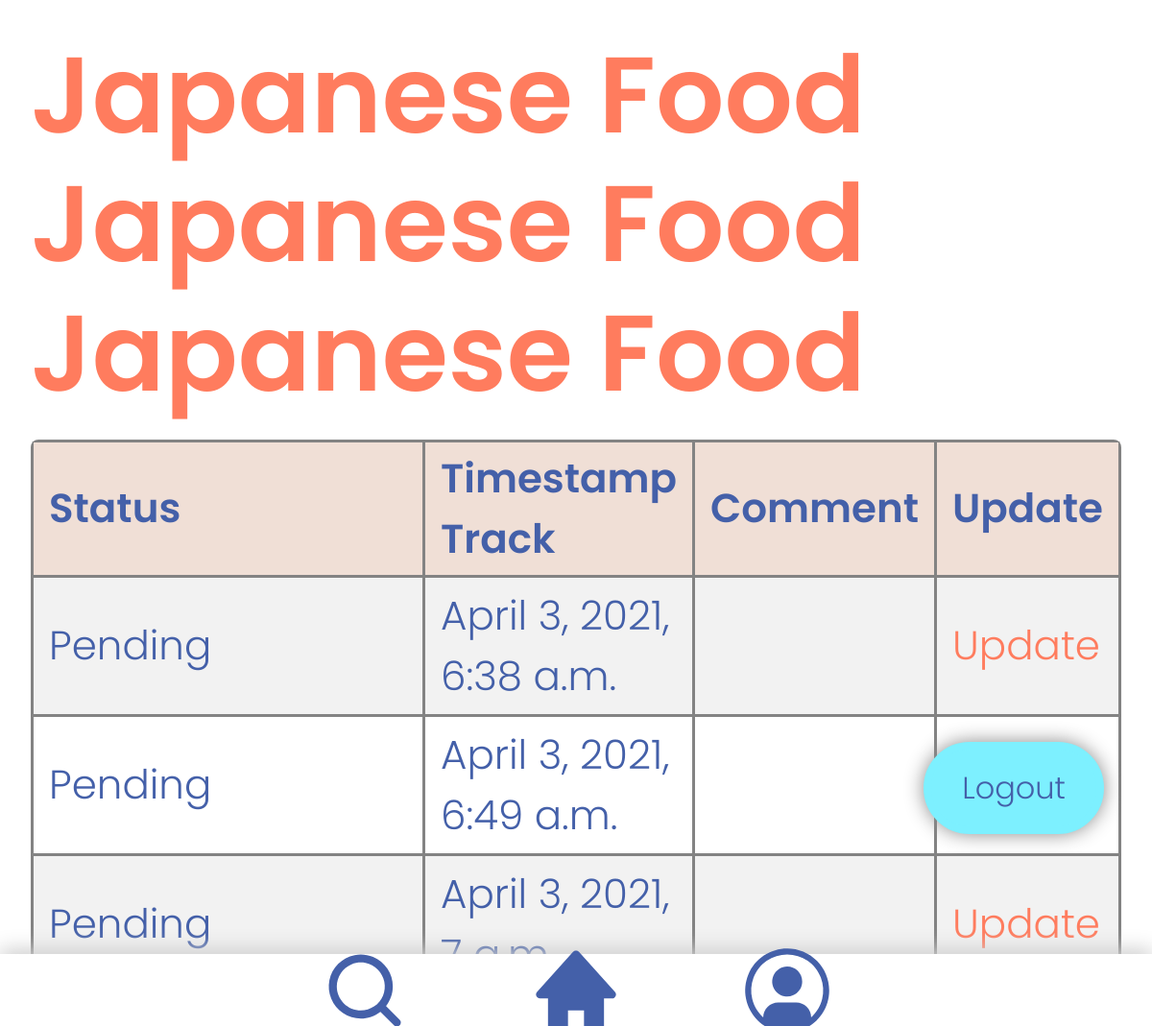
/tenant_only/ (signed in), run on an earlier commit of the app's database.
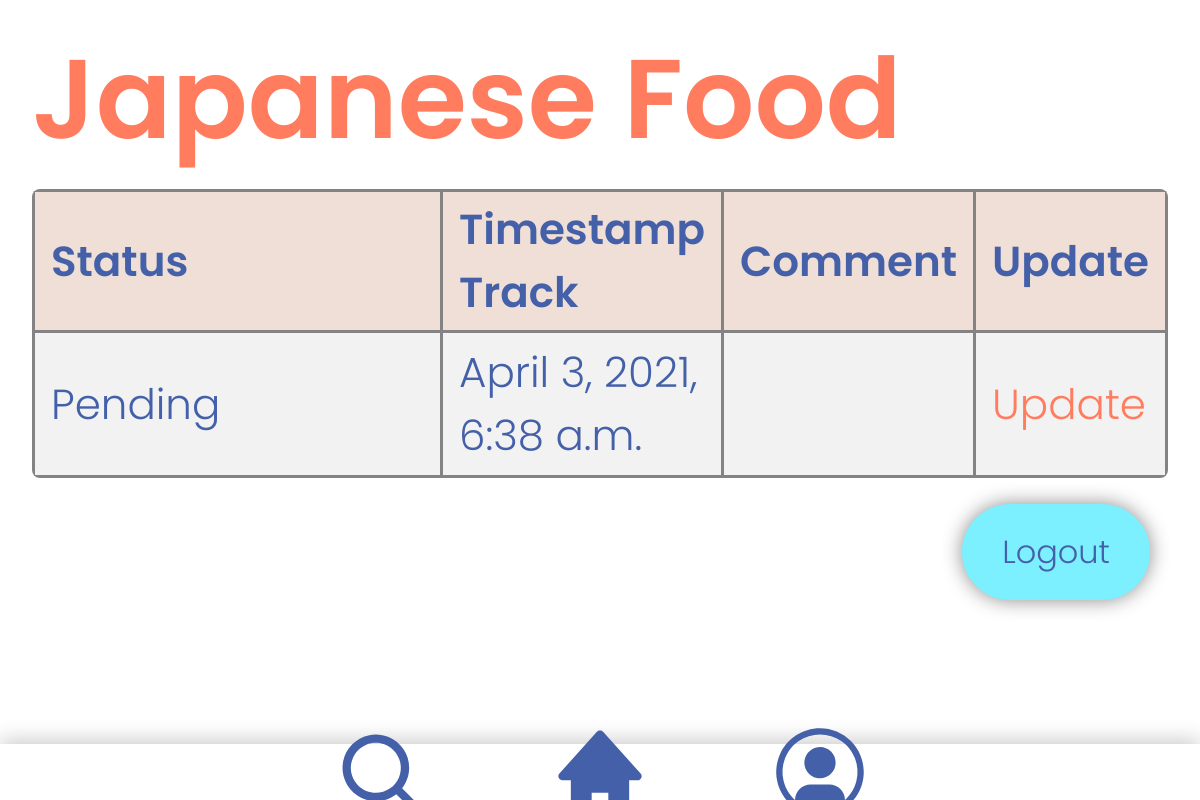
And on a later commit of the database.
### accounts/models.py (models this page shows, shortened)
class Audit(models.Model):
    STATUS = (
        ('Pending', 'Pending'),
        ('Pass', 'Pass'),
        ('Fail', 'Fail'),
    )
    date_audited = models.DateTimeField(auto_now_add=True)
    status = models.CharField(max_length=50, choices=STATUS)
    tenant = models.ForeignKey(Tenant, null=True, on_delete=models.SET_NULL)
    staff = models.ForeignKey(Staff, null=True, on_delete=models.SET_NULL)
    comment = models.TextField(blank=True)

class Tenant(models.Model):
    STATUS = (
        ('Pending', 'Pending'),
        ('Pass', 'Pass'),
        ('Fail', 'Fail'),
    )
    name = models.CharField(max_length=100)
    status = models.CharField(max_length=50, choices=STATUS, blank=True)
    category = models.CharField(max_length=100)
    date_created = models.DateTimeField(auto_now_add=True)
    description = models.CharField(max_length=100, blank=True)
    actual_img = models.ImageField(upload_to ='images/')

### accounts/views.py (the view)
# urls.py: path('tenant_only/',views.userPage,name="user-page"),
@login_required(login_url='login')
def userPage(request):
    audits = Audit.objects.all()
    return render(request, 'accounts/tenant_only.html', {'audits': audits})

### accounts/templates/accounts/tenant_only.html (shortened to what this page needs)
{% extends 'accounts/main.html' %}
{% load static %}
{% block content %}
<html>
  <head>
    /></head>
    <div>{% for i in audits %}
        <h1>{{ i.tenant.name }}</h1>{% endfor %}
        <table class="">
      <tr>
        <th>Status</th>
          <th>Timestamp Track</th>
          <th>Comment</th>
          <th>Update</th>
      </tr>
            {% for i in audits %}
      <tr>
        <td>{{ i.status }}</td>
      <td>{{ i.date_audited }}</td>
      <td>{{ i.comment }}</td>
        <td>
          <a class="updateButton" href="{% url 'upload_image' %}">Update</a>
        </td>
      </tr>
            {% endfor %}
  </div><a class="logout" href="{% url 'logout' %}">Logout</a>
</html>{% endblock %}

What changed in the data, as far as the page shows it:
removed Audit: tenant.name "Japanese Food", status "Pending", date_audited "April 3, 2021, 6:49 a.m."
removed Audit: tenant.name "Japanese Food", status "Pending", date_audited "April 3, 2021,…"
